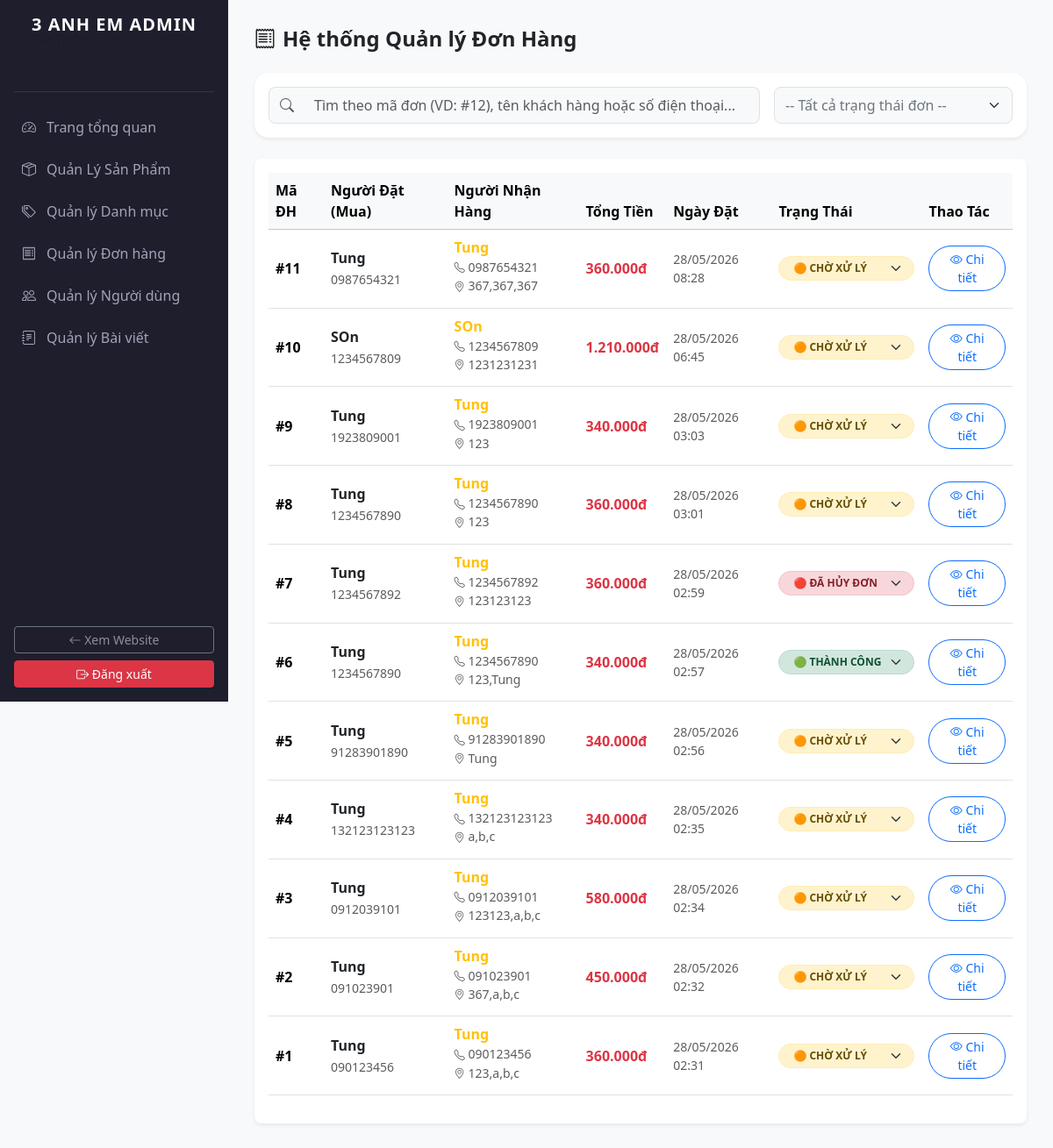
Before: /phomai3anhem/admin/orders.php (signed in) with the older database file.
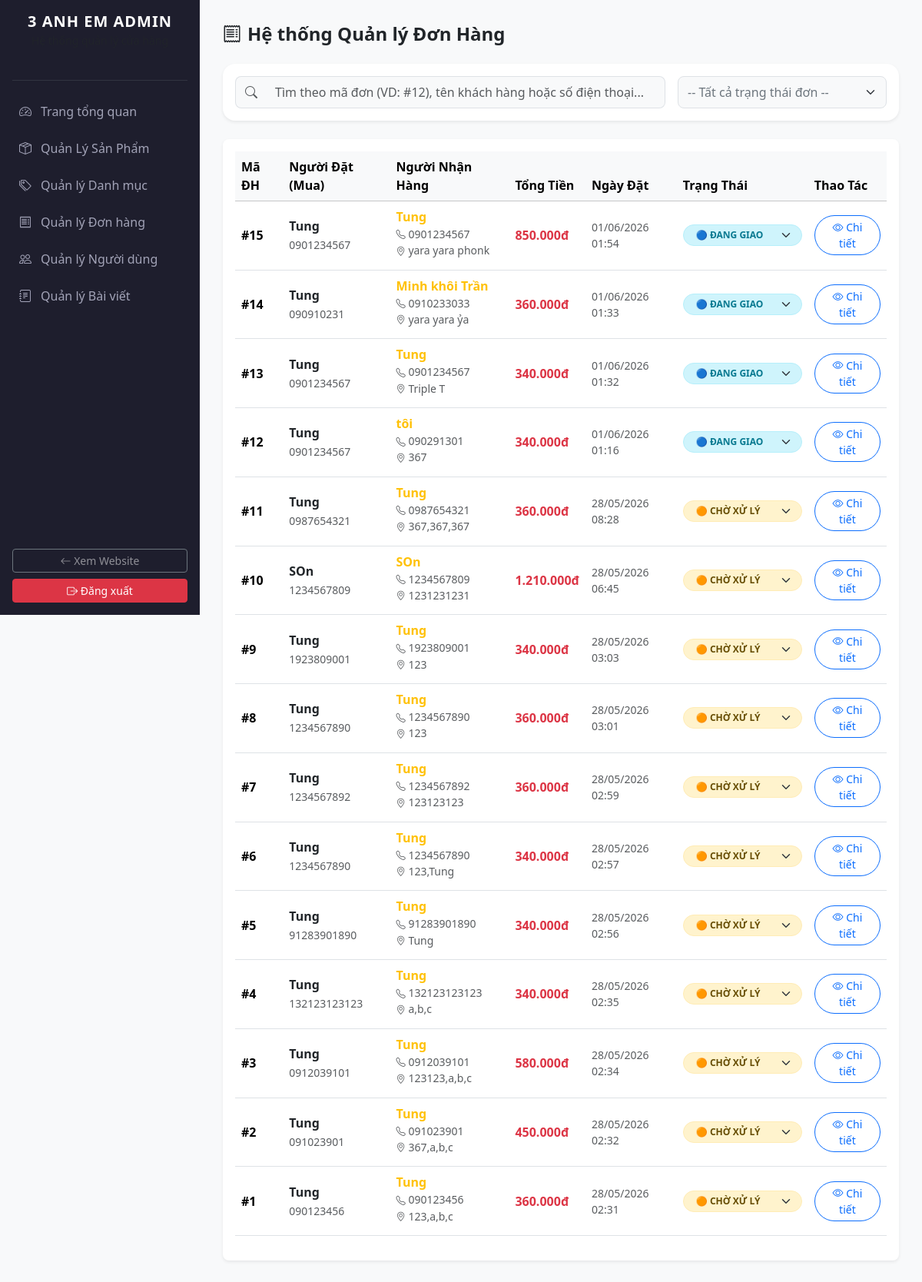
After: the same page with the newer database file.
### tables this page shows
CREATE TABLE `orders` (
  `id` int(11) NOT NULL,
  `user_id` int(11) DEFAULT NULL,
  `receiver_name` varchar(255) DEFAULT NULL,
  `receiver_phone` varchar(20) DEFAULT NULL,
  `receiver_address` text DEFAULT NULL,
  `full_name` varchar(255) NOT NULL,
  `email` varchar(255) NOT NULL,
  `phone` varchar(20) NOT NULL,
  `address` text NOT NULL,
  `note` text DEFAULT NULL,
  `total_money` int(11) NOT NULL,
  `status` varchar(50) DEFAULT 'pending',
  `created_at` timestamp NOT NULL DEFAULT current_timestamp()
);

### phomai3anhem/admin/orders.php (the view, shortened to what this page needs)
<?php
include_once '../config/db.php';
include_once 'includes/header.php';
?>
<div class="mb-4">
    <h4 class="fw-bold text-dark"><i class="bi bi-receipt me-2"></i>Hệ thống Quản lý Đơn Hàng</h4>
</div>
<div class="card border-0 shadow-sm rounded-4 p-3 bg-white mb-4">
    <div class="row g-3">
        <div class="col-12 col-md-7 col-lg-8">
            <div class="input-group">
                <span class="input-group-text bg-light border-end-0 text-muted rounded-start-3"><i class="bi bi-search"></i></span>
                <input type="text" id="searchOrderInput" class="form-control bg-light border-start-0 rounded-end-3 py-2 small" placeholder="Tìm theo mã đơn (VD: #12), tên khách hàng hoặc số điện thoại..." onkeyup="filterAdminOrders()">
            </div>
        </div>
        <div class="col-12 col-md-5 col-lg-4">
            <select id="filterStatusSelect" class="form-select bg-light rounded-3 py-2 small text-secondary" onchange="filterAdminOrders()">
                <option value="all">-- Tất cả trạng thái đơn --</option>
            </select>
        </div>
    </div>
</div>
<div class="table-responsive bg-white rounded-3 shadow-sm p-3">
    <table class="table table-hover align-middle">
        <thead class="table-light">
            <tr>
                <th>Mã ĐH</th>
                <th>Người Đặt (Mua)</th>
                <th>Người Nhận Hàng</th>
                <th>Tổng Tiền</th>
                <th>Ngày Đặt</th>
                <th>Trạng Thái</th>
                <th>Thao Tác</th>
            </tr>
        </thead>
        <tbody>
            <?php
            $stmt = $pdo->query("SELECT * FROM orders ORDER BY id DESC");
            while ($row = $stmt->fetch()):
                $customer_search = text_clean($row['full_name'] . ' ' . ($row['receiver_name'] ?? ''));
                $phone_search = text_clean($row['phone'] . ' ' . ($row['receiver_phone'] ?? ''));
                $select_color_class = 'status-pending';
                if ($row['status'] == 'shipping') $select_color_class = 'status-shipping';
                if ($row['status'] == 'completed') $select_color_class = 'status-completed';
                if ($row['status'] == 'cancelled') $select_color_class = 'status-cancelled';
            ?>
            <tr class="order-data-row"
                data-id="<?= $row['id'] ?>"
                data-customer="<?= htmlspecialchars($customer_search) ?>"
                data-phone="<?= htmlspecialchars($phone_search) ?>"
                data-status="<?= $row['status'] ?>">
                <td class="fw-bold">#<?= $row['id'] ?></td>
                <td>
                    <div class="fw-semibold text-dark"><?= htmlspecialchars($row['full_name']) ?></div>
                    <small class="text-muted"><?= htmlspecialchars($row['phone']) ?></small>
                </td>
                <td>
                    <div class="fw-semibold text-warning">
                        <?= htmlspecialchars($row['receiver_name'] ?: $row['full_name']) ?>
                    </div>
                    <small class="text-muted d-block">
                        <i class="bi bi-telephone small"></i> <?= htmlspecialchars($row['receiver_phone'] ?: $row['phone']) ?>
                    </small>
                    <small class="text-muted text-truncate d-inline-block" style="max-width: 200px;" title="<?= htmlspecialchars($row['receiver_address'] ?: $row['address']) ?>">
                        <i class="bi bi-geo-alt small"></i> <?= htmlspecialchars($row['receiver_address'] ?: $row['address']) ?>
                    </small>
                </td>
                <td class="fw-bold text-danger"><?= number_format($row['total_money'], 0, ',', '.') ?>đ</td>
                <td class="small text-muted"><?= date('d/m/Y H:i', strtotime($row['created_at'])) ?></td>
                <td>
                    <select class="form-select form-select-sm rounded-pill px-3 fw-bold change-order-status <?= $select_color_class ?>"
                            data-id="<?= $row['id'] ?>" style="width: 155px; font-size: 12px;">
                        <option value="pending" <?= $row['status'] == 'pending' ? 'selected' : '' ?>>🟠 CHỜ XỬ LÝ</option>
                        <option value="shipping" <?= $row['status'] == 'shipping' ? 'selected' : '' ?>>🔵 ĐANG GIAO</option>
                        <option value="completed" <?= $row['status'] == 'completed' ? 'selected' : '' ?>>🟢 THÀNH CÔNG</option>
                        <option value="cancelled" <?= $row['status'] == 'cancelled' ? 'selected' : '' ?>>🔴 ĐÃ HỦY ĐƠN</option>
                    </select>
                </td>
                <td>
                    <a href="orders-detail.php?id=<?= $row['id'] ?>" class="btn btn-sm btn-outline-primary rounded-pill px-3">
                        <i class="bi bi-eye"></i> Chi tiết
                    </a>
                </td>
            </tr>
            <?php endwhile; ?>
        </tbody>
    </table>
</div>
<?php
function text_clean($str) {
    return mb_strtolower(trim($str), 'UTF-8');
}
?>
<?php include_once 'includes/footer.php'; ?>

Changed rows visible on the page:
added orders: id "15", full_name "Tung", phone "0901234567", receiver_name "Tung", receiver_phone "0901234567", receiver_address "yara yara phonk", total_money "850.000", created_at "01/06/2026 01:54", status+id "🔵 ĐANG GIAO"
added orders: id "14", full_name "Tung", phone "090910231", receiver_name "Minh khôi Trần", receiver_phone "0910233033", receiver_address "yara yara ỷa", total_money "360.000", created_at "01/06/2026 01:33", status+id "🔵 ĐANG GIAO"
added orders: id "13", full_name "Tung", phone "0901234567", receiver_name "Tung", receiver_phone "0901234567", receiver_address "Triple T", total_money "340.000", created_at "01/06/2026 01:32", status+id "🔵 ĐANG GIAO"
added orders: id "12", full_name "Tung", phone "0901234567", receiver_name "tôi", receiver_phone "090291301", receiver_address "367", total_money "340.000", created_at "01/06/2026 01:16", status+id "🔵 ĐANG GIAO"
changed orders id 7: status+id "🔴 ĐÃ HỦY ĐƠN" → "🟠 CHỜ XỬ LÝ"
changed orders "123,Tung": status+id "🟢 THÀNH CÔNG" → "🟠 CHỜ XỬ LÝ"
